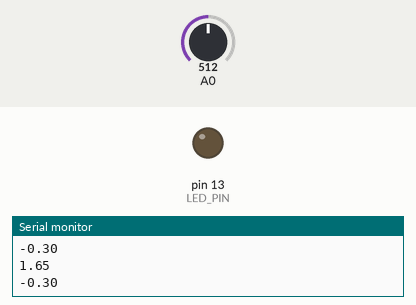
Bench run of a sketch on a simulated Arduino Uno, built with avr-gcc and run on an emulated ATmega328P. Shown: output pins drawn as LEDs (lit = HIGH), the last lines printed to the serial monitor. The inputs (shaded band) are chosen by the test bench; at power-on: A0 = 512.

Above: at 1.4 s.
1.5 s: A0 set to 976
4.2 s: A0 set to 1010
At 6.6 s:
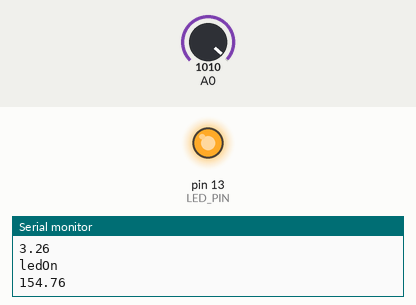
7.2 s: A0 set to 900
At 8.4 s:
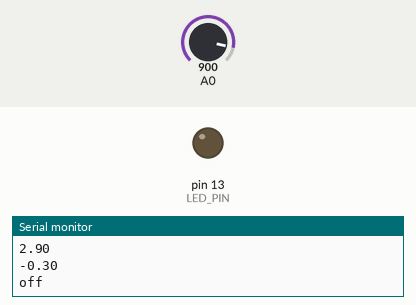
9.6 s: A0 set to 1023
At 11.9 s:
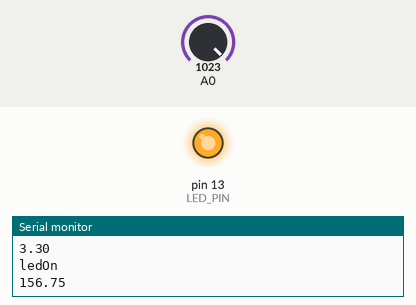
Timing chart, 0 to 13.6 s (numbered marks = the images above; inputs shaded):
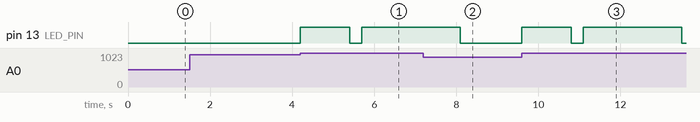

The sketch:

Temp_reading.ino
```cpp
// Counter for reading temp
unsigned long previousMillis = 0;
const long interval = 300; //in milliseconds =  3s

// Counter for LED
#define LED_PIN 13
unsigned long prevMilLed = 0; // used to determine start of next timer
#define DELAY 2500 //2.5s

void setup() {
  Serial.begin(9600);
  pinMode(LED_PIN, OUTPUT);
}

void loop() {
 unsigned long currentMillis = millis();

  if(currentMillis - previousMillis >= interval){
    previousMillis = currentMillis;
    int sensorValue = analogRead(A0); //reads 1023 values
    float voltage = sensorValue * (3.3/1023.0); //read voltage

    // Convert voltage to a Temp
    float temp = 0.0;
    temp = (1/40)*voltage-0.3;
    Serial.println(voltage);

    // if (voltage < 1.5) {
    //   temp = (60.0/1.5)*voltage;
    // }
    // if(voltage < 1.6 & voltage > 1.5){
    //   temp = (70.0/1.6)*voltage;
    // }
    // if(voltage < 1.7 & voltage >1.8){
    //   temp = (80.0/1.8)*voltage;
    // }
    // if(voltage < 1.8  & voltage > 1.9);{
    //   temp = (90.0/1.9)*voltage;
    // }
    // if(voltage > 2.0 & voltage < 2.1){
    //   temp = (95.0/2.0)*voltage;
    // }
    if(voltage > 3.2){
      temp = (95.0/2.0)*voltage;
      //turn on led, wait 5s then turn off
      digitalWrite(LED_PIN, HIGH);
      Serial.println("ledOn");
    }

    // digitalWrite(LED_PIN, LOW);
    Serial.println(temp);
    timeDelay();
  }
}

void timeDelay(){
  // countdown for when the LED turns off
  unsigned long currentMil = millis();

  if(currentMil - prevMilLed >= DELAY){
    prevMilLed = currentMil;
    digitalWrite(LED_PIN, LOW);
    Serial.println("off");
  }
}
```

Measured:
- the behaviour switches between 992 and 993 on A0 (found by bisection; images 0 and 1)
- after the input at 4.2 s, pin 13 (LED_PIN): LOW → HIGH at once, → LOW 1.2 s later, → HIGH 0.30 s later
- after the input at 7.2 s, pin 13 (LED_PIN): goes on until 8.1 s, then stays LOW
- after the input at 9.6 s, pin 13 (LED_PIN): LOW → HIGH at once, → LOW 1.2 s later, → HIGH 0.30 s later, → LOW 2.4 s later
